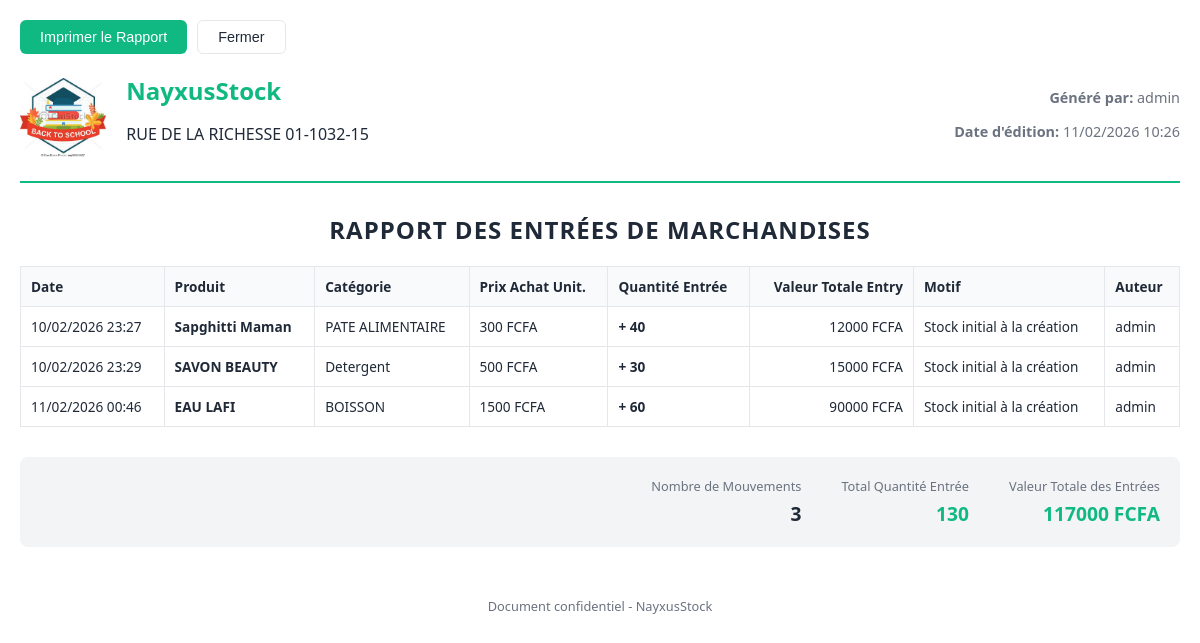
Screenshot of /inventory/products/report/entries/ (signed in) with the database file from the repository.
### core/models.py (models this page shows, shortened)
class StoreSettings(models.Model):
    name = models.CharField(max_length=100, default="NayxusStock", verbose_name="Nom du magasin")
    address = models.TextField(blank=True, null=True, verbose_name="Adresse")
    phone = models.CharField(max_length=50, blank=True, null=True, verbose_name="Téléphone")
    email = models.EmailField(blank=True, null=True, verbose_name="Email")
    logo = models.ImageField(upload_to='logo/', blank=True, null=True, verbose_name="Logo")
    class Meta:
        verbose_name = "Paramètres du magasin"
        verbose_name_plural = "Paramètres du magasin"
    @classmethod
    def get_settings(cls):
        obj, created = cls.objects.get_or_create(id=1)
        return obj

### users/models.py (models this page shows, shortened)
class User(AbstractUser):
    class Role(models.TextChoices):
        ADMIN = "ADMIN", "Administrateur"
        SELLER = "SELLER", "Vendeur"
    role = models.CharField(max_length=50, choices=Role.choices, default=Role.SELLER)
    phone = models.CharField(max_length=20, blank=True, null=True)

### inventory/models.py (models this page shows, shortened)
class StockMovement(models.Model):
    class MovementType(models.TextChoices):
        ENTRY = "ENTRY", "Entrée"
        EXIT = "EXIT", "Sortie"
        ADJUSTMENT = "ADJUSTMENT", "Ajustement"
    product = models.ForeignKey(Product, on_delete=models.CASCADE, related_name='movements', verbose_name="Produit")
    movement_type = models.CharField(max_length=20, choices=MovementType.choices, verbose_name="Type de mouvement")
    quantity = models.IntegerField(verbose_name="Quantité")
    reason = models.CharField(max_length=255, blank=True, verbose_name="Motif")
    user = models.ForeignKey(settings.AUTH_USER_MODEL, on_delete=models.SET_NULL, null=True, verbose_name="Utilisateur")
    date = models.DateTimeField(auto_now_add=True, verbose_name="Date")
    class Meta:
        verbose_name = "Mouvement de stock"
        verbose_name_plural = "Mouvements de stock"

class Product(models.Model):
    category = models.ForeignKey(Category, on_delete=models.RESTRICT, related_name='products', verbose_name="Catégorie")
    name = models.CharField(max_length=200, verbose_name="Nom")
    description = models.TextField(blank=True, null=True, verbose_name="Description")
    purchase_price = models.DecimalField(max_digits=10, decimal_places=2, verbose_name="Prix d'achat")
    selling_price = models.DecimalField(max_digits=10, decimal_places=2, verbose_name="Prix de vente")
    quantity = models.IntegerField(default=0, verbose_name="Quantité en stock")
    alert_threshold = models.IntegerField(default=10, verbose_name="Seuil d'alerte")
    image = models.ImageField(upload_to='products/', blank=True, null=True, verbose_name="Image")
    barcode = models.CharField(max_length=100, unique=True, blank=True, null=True, verbose_name="Code-barre")
    created_at = models.DateTimeField(auto_now_add=True)
    updated_at = models.DateTimeField(auto_now=True)
    class Meta:
        verbose_name = "Produit"
        verbose_name_plural = "Produits"

class Category(models.Model):
    name = models.CharField(max_length=100, unique=True, verbose_name="Nom")
    slug = models.SlugField(max_length=100, unique=True)
    parent = models.ForeignKey('self', on_delete=models.CASCADE, null=True, blank=True, related_name='children', verbose_name="Catégorie Parente")
    description = models.TextField(blank=True, null=True)
    class Meta:
        verbose_name = "Catégorie"
        verbose_name_plural = "Catégories"

### inventory/views.py (the view)
# urls.py: path('products/report/entries/', stock_entry_report, name='stock_entry_report'),
@login_required
def stock_entry_report(request):
    start_date = request.GET.get('start_date', '')
    end_date = request.GET.get('end_date', '')
    movements = StockMovement.objects.filter(movement_type=StockMovement.MovementType.ENTRY).select_related('product', 'user').order_by('date')
    if start_date:
        movements = movements.filter(date__date__gte=start_date)
    if end_date:
        movements = movements.filter(date__date__lte=end_date)
    total_qty = movements.aggregate(total=Sum('quantity'))['total'] or 0
    total_value = 0
    for mov in movements:
        total_value += mov.quantity * mov.product.purchase_price
    context = {
        'movements': movements,
        'start_date': start_date,
        'end_date': end_date,
        'total_qty': total_qty,
        'total_value': total_value,
        'today': timezone.now()
    }
    return render(request, 'inventory/stock_entry_report.html', context)

### core/context_processors.py (called while the page is built)
def store_info(request):
    return {
        'store': StoreSettings.get_settings()
    }

def stock_alerts(request):
    count = Product.objects.filter(quantity__lte=F('alert_threshold')).count()
    return {
        'low_stock_alert_count': count
    }

### inventory/templates/inventory/stock_entry_report.html (shortened to what this page needs)
<!DOCTYPE html>
<html lang="fr">
<head>
</head>
<body>
    <div class="no-print">
        <button onclick="window.print()" class="btn btn-print">Imprimer le Rapport</button>
        <button onclick="window.close()" class="btn">Fermer</button>
    </div>
    <div class="header">
        <div style="display: flex; align-items: center; gap: 20px;">
            {% if store.logo %}
                <img src="{{ store.logo.url }}" alt="Logo" style="max-height: 80px; width: auto; border-radius: 4px;">
            {% endif %}
            <div class="company-info">
                <h1>{{ store.name }}</h1>
                <p>{{ store.address|default:"Gestion d'Inventaire & Suivi de Stock" }}</p>
            </div>
        </div>
        <div class="meta-info">
            <p><strong>Généré par:</strong> {{ user.username }}</p>
            <p><strong>Date d'édition:</strong> {{ today|date:"d/m/Y H:i" }}</p>
        </div>
    </div>
    <div class="report-title">
        <h2>Rapport des Entrées de Marchandises</h2>
    </div>
    <table>
        <thead>
            <tr>
                <th>Date</th>
                <th>Produit</th>
                <th>Catégorie</th>
                <th>Prix Achat Unit.</th>
                <th>Quantité Entrée</th>
                <th style="text-align: right;">Valeur Totale Entry</th>
                <th>Motif</th>
                <th>Auteur</th>
            </tr>
        </thead>
        <tbody>
            {% for movement in movements %}
            <tr>
                <td>{{ movement.date|date:"d/m/Y H:i" }}</td>
                <td style="font-weight: 600;">{{ movement.product.name }}</td>
                <td>{{ movement.product.category.name }}</td>
                <td>{{ movement.product.purchase_price|floatformat:0 }} FCFA</td>
                <td style="font-weight: 600;">+ {{ movement.quantity }}</td>
                <td style="text-align: right;">
                    {% widthratio movement.quantity 1 movement.product.purchase_price as subtotal %}
                    {{ subtotal }} FCFA
                </td>
                <td>{{ movement.reason|default:"—" }}</td>
                <td>{{ movement.user.username }}</td>
            </tr>
            {% empty %}
            <tr>
                <td colspan="8" style="text-align: center;">Aucune entrée de stock enregistrée sur cette période.</td>
            </tr>
            {% endfor %}
        </tbody>
    </table>
    <div class="summary-section">
        <div class="summary-item">
            <span class="summary-label">Nombre de Mouvements</span>
            <span class="summary-value">{{ movements.count }}</span>
        </div>
        <div class="summary-item">
            <span class="summary-label">Total Quantité Entrée</span>
            <span class="summary-value total">{{ total_qty }}</span>
        </div>
        <div class="summary-item">
            <span class="summary-label">Valeur Totale des Entrées</span>
            <span class="summary-value total">{{ total_value|floatformat:0 }} FCFA</span>
        </div>
    </div>
    <div style="margin-top: 50px; font-size: 0.8rem; color: var(--text-light); text-align: center;">
        <p>Document confidentiel - {{ store.name }}</p>
    </div>
</body>
</html>

### inventory/templates/inventory/stock_entry_report.html (style rules this page uses)
:root { --primary: #10b981; --text-dark: #1f2937; --text-light: #6b7280; --border: #e5e7eb; }
body { font-family: 'Segoe UI', Tahoma, Geneva, Verdana, sans-serif; margin: 0; padding: 20px; color: var(--text-dark); background: #fff; }
.header { display: flex; justify-content: space-between; align-items: flex-start; margin-bottom: 30px; border-bottom: 2px solid var(--primary); padding-bottom: 20px; }
.company-info h1 { margin: 0; color: var(--primary); font-size: 24px; }
.report-title { text-align: center; margin-bottom: 20px; }
.report-title h2 { margin: 0; text-transform: uppercase; letter-spacing: 1px; }
.meta-info { font-size: 0.9rem; color: var(--text-light); text-align: right; }
table { width: 100%; border-collapse: collapse; margin-bottom: 30px; }
th, td { border: 1px solid var(--border); padding: 10px; text-align: left; font-size: 0.85rem; }
th { background-color: #f9fafb; font-weight: 600; }
.summary-section { display: flex; justify-content: flex-end; gap: 40px; margin-top: 20px; padding: 20px; background: #f3f4f6; border-radius: 8px; }
.summary-item { text-align: right; }
.summary-label { display: block; font-size: 0.8rem; color: var(--text-light); margin-bottom: 5px; }
.summary-value { font-size: 1.2rem; font-weight: 700; color: var(--text-dark); }
.summary-value.total { color: var(--primary); }
.no-print { margin-bottom: 20px; display: flex; gap: 10px; }
.btn { padding: 8px 20px; border-radius: 6px; text-decoration: none; font-size: 0.9rem; cursor: pointer; border: 1px solid var(--border); background: #fff; color: var(--text-dark); }
.btn-print { background: var(--primary); color: #fff; border: none; }

### rows the page displays
StoreSettings: logo (picture), name "NayxusStock", address "RUE DE LA RICHESSE 01-1032-15"
User: username "admin"
StockMovement: date "10/02/2026 23:27", product.name "Sapghitti Maman", product.category.name "PATE ALIMENTAIRE", product.purchase_price "300", quantity "40", subtotal "12000", reason "Stock initial à la création", user.username "admin"
StockMovement: date "10/02/2026 23:29", product.name "SAVON BEAUTY", product.category.name "Detergent", product.purchase_price "500", quantity "30", subtotal "15000", reason "Stock initial à la création", user.username "admin"
StockMovement: date "11/02/2026 00:46", product.name "EAU LAFI", product.category.name "BOISSON", product.purchase_price "1500", quantity "60", subtotal "90000", reason "Stock initial à la création", user.username "admin"

### other values shown
{{ movements.count }} "3"
{{ total_qty }} "130"
{{ total_value|floatformat:0 }} "117000"
